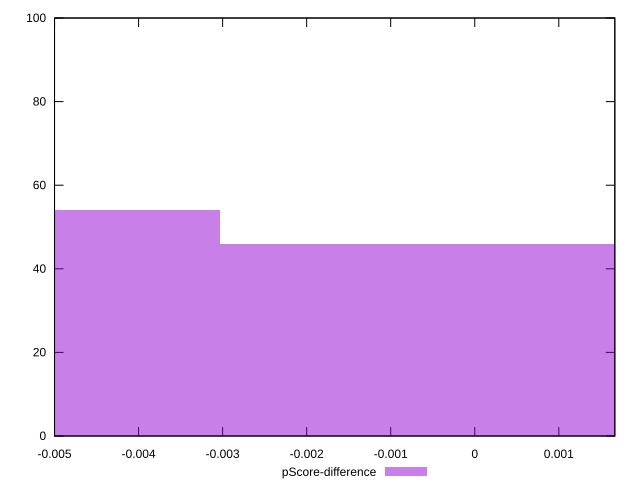

Recreate this plot in gnuplot.
reset

$pScoreDifference <<EOF
-0.006062435744795545 54
0 46
EOF

set key outside below
set boxwidth 0.006062435744795545
set xrange [-0.0050000000000000044:0.0016666666666665941]
set yrange [0:100]
set trange [0:100]
set style fill transparent solid 0.5 noborder
set terminal svg size 640, 490 enhanced background rgb 'white'
set output "report_00014_2021-02-09T15:56:05.503Z/unminified-javascript/samples/pages+cached+noadtech/pScore-difference/histogram.svg"

plot $pScoreDifference title "pScore-difference" with boxes

reset
